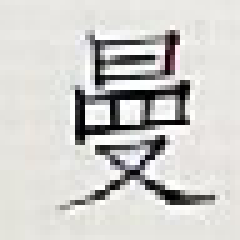
#> input picture HuaWenSun/1084.png, 48 x 48 px (shown 5 times larger)
$ python -i pretreat.py   (imports and definitions only)
#> lines starting #> are read from the running program, lines starting #| are printed output that depends on the picture; after the words box and inside, x2 and y2 are one past the last pixel; in counts of white or black regions, pixels touching at a corner belong together
#> further down, picture is the input picture: shape (48, 48, 3); mean B, G, R 204, 207, 208
import wordcut.config
import numpy as np
from PIL import Image
import cv2


def pretreat(img: Image.Image)->Image.Image:
    img = crop_image(img)
    img_data = np.array(img)
    img_data = np.mean(img_data, -1)  # 将rgb转为灰度图
    # 二值化
    img_data[img_data > 150] = 255

    img_data[img_data <= 100] = 0
    img = Image.fromarray(img_data)
    return img

'''
def crop_image(image):
    """Crop largest box from and return as pillow image.
    """
    image = image.resize((image.size[0] // 2, image.size[1] // 2))  # Shrink to make boarder clear
    image = np.asarray(image)
    # Generate edge image
    edge_img = cv2.GaussianBlur(image, (3,3), 0)
    edge_img = cv2.cvtColor(edge_img, cv2.COLOR_BGR2GRAY)
    edge_img = cv2.Canny(edge_img, 50, 150, apertureSize=3)
    # Find contour
    contours, _ = cv2.findContours(edge_img, cv2.RETR_EXTERNAL, cv2.CHAIN_APPROX_SIMPLE)
    contour = sorted(contours, key=cv2.contourArea)[-1]
    epsilon = 0.1*cv2.arcLength(contour, True)
    contour = cv2.approxPolyDP(contour, epsilon, True)

    def four_point_transform(image, pts):
        def order_points(pts):
            rect = np.zeros((4, 2), dtype = "float32")

            s = pts.sum(axis = 1)
            rect[0] = pts[np.argmin(s)]
            rect[2] = pts[np.argmax(s)]

            diff = np.diff(pts, axis = 1)
            rect[1] = pts[np.argmin(diff)]
            rect[3] = pts[np.argmax(diff)]

            return rect

        rect = order_points(pts)
        (tl, tr, br, bl) = rect

        widthA = np.sqrt(((br[0] - bl[0]) ** 2) + ((br[1] - bl[1]) ** 2))
        widthB = np.sqrt(((tr[0] - tl[0]) ** 2) + ((tr[1] - tl[1]) ** 2))
        maxWidth = max(int(widthA), int(widthB))

        heightA = np.sqrt(((tr[0] - br[0]) ** 2) + ((tr[1] - br[1]) ** 2))
        heightB = np.sqrt(((tl[0] - bl[0]) ** 2) + ((tl[1] - bl[1]) ** 2))
        maxHeight = max(int(heightA), int(heightB))

        dst = np.array([
            [0, 0],
            [maxWidth - 1, 0],
            [maxWidth - 1, maxHeight - 1],
            [0, maxHeight - 1]],
            dtype="float32")

        M = cv2.getPerspectiveTransform(rect, dst)
        warped = cv2.warpPerspective(image, M, (maxWidth, maxHeight))

        return warped

    paper = four_point_transform(image, contour.reshape(4, 2))
    return Image.fromarray(paper).resize(config.IMAGE_SIZE)
'''

def crop_image(image):
    """Crop document from image.

        Takes a PIL.image and return a PIL.image. Not resized.
    """
    def rectify(h):
        h = h.reshape((4,2))
        hnew = np.zeros((4,2),dtype = np.float32)

        add = h.sum(1)
        hnew[0] = h[np.argmin(add)]
        hnew[2] = h[np.argmax(add)]

        diff = np.diff(h,axis = 1)
        hnew[1] = h[np.argmin(diff)]
        hnew[3] = h[np.argmax(diff)]

        return hnew

    # resize image so it can be processed
    # choose optimal dimensions such that important content is not lost
    image = np.asarray(image)
    image = cv2.resize(image, (1500, 880))
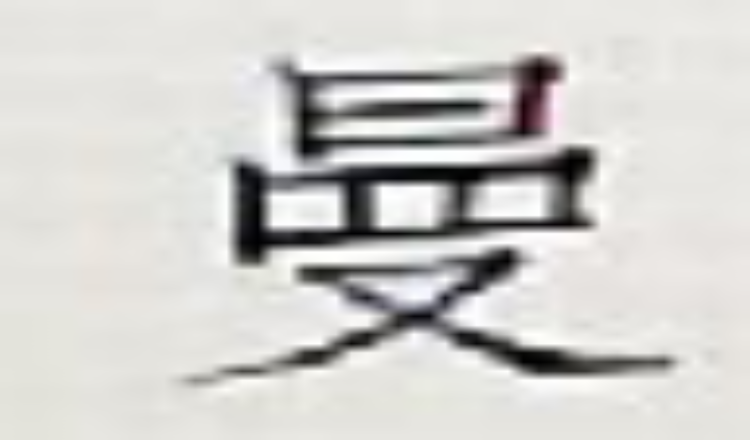
#> image: shape (880, 1500, 3) (shown at 1/2 size); mean B, G, R 203.9, 206.8, 207.9

    # creating copy of original image
    orig = image.copy()

    # convert to grayscale and blur to smooth
    gray = cv2.cvtColor(image, cv2.COLOR_BGR2GRAY)
    blurred = cv2.GaussianBlur(gray, (5, 5), 0)
    #blurred = cv2.medianBlur(gray, 5)

    # apply Canny Edge Detection
    edged = cv2.Canny(blurred, 0, 50)
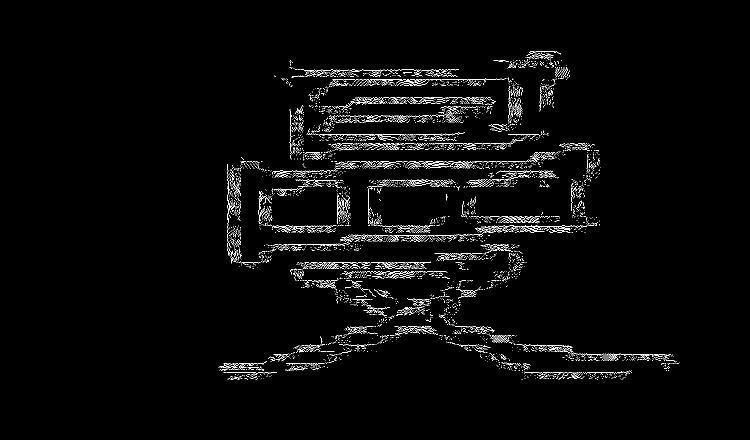
#> edged: shape (880, 1500) (shown at 1/2 size); 2.1% white in thin lines or dots, all inside (x1, y1, x2, y2) = (437, 102, 1359, 759)
    orig_edged = edged.copy()

    # find the contours in the edged image, keeping only the
    # largest ones, and initialize the screen contour
    (contours, _) = cv2.findContours(edged, cv2.RETR_LIST, cv2.CHAIN_APPROX_NONE)
#> contours = 5687 contours, all with area under 20
    contours = sorted(contours, key=cv2.contourArea, reverse=True)

    #x,y,w,h = cv2.boundingRect(contours[0])
    #cv2.rectangle(image,(x,y),(x+w,y+h),(0,0,255),0)

    # get approximate contour
    for c in contours:
        p = cv2.arcLength(c, True)
        approx = cv2.approxPolyDP(c, 0.02 * p, True)

        if len(approx) == 4:
            target = approx
            break
#> this loop made 10 passes
#> (p, target) on pass 10: (11.9, [[1034, 727], [1038, 731], [1038, 730], [1035, 727]])
#> p on passes 1 to 6: 65.01, 11.66, 18.49, 11.66, 56.77, 10.49

    # mapping target points to 800x800 quadrilateral
    approx = rectify(target)
#> in rectify, `h = h.reshape((4,2))`: h = [[1034, 727], [1038, 731], [1038, 730], [1035, 727]]
#> in rectify, `add = h.sum(1)`: add = [1761, 1769, 1768, 1762]
#> in rectify, `diff = np.diff(h,axis = 1)`: diff = [-307, -307, -308, -308]
#> approx = [[1034, 727], [1038, 730], [1038, 731], [1034, 727]]
    pts2 = np.float32([[0,0],[800,0],[800,800],[0,800]])

    M = cv2.getPerspectiveTransform(approx,pts2)
#> M = [[-0.756, -0.0254, 800], [2.34, -3.12, -151.6], [-0.000945, -3.18e-05, 1]]
    dst = cv2.warpPerspective(orig,M,(800,800))
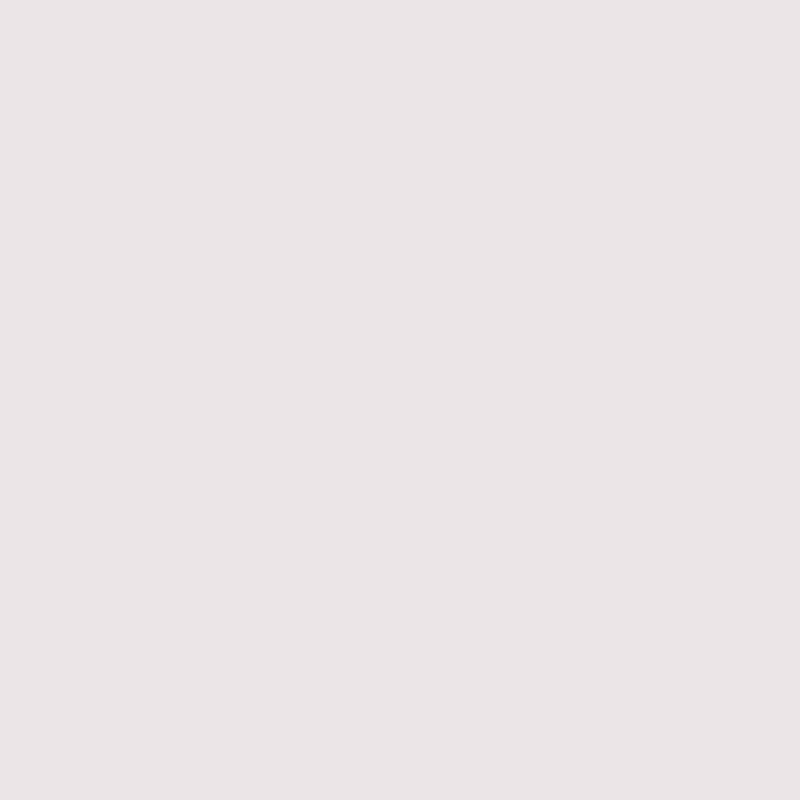
#> dst: shape (800, 800, 3); mean B, G, R 226, 230, 231

    cv2.drawContours(image, [target], -1, (0, 255, 0), 2)
#> image: shape (880, 1500, 3); under 0.01% of pixels changed, all inside (x1, y1, x2, y2) = (1033, 726, 1040, 733)
    dst = cv2.cvtColor(dst, cv2.COLOR_BGR2GRAY)
#> dst: shape (800, 800); every value is 230

#> (the run stopped early here; a loop or call above may not have finished)

$ run again, on HuaWenSun/1225.png
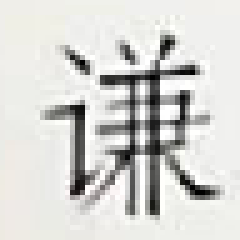
#> input picture HuaWenSun/1225.png, 48 x 48 px (shown 5 times larger)
#> picture is the input picture: shape (48, 48, 3); mean B, G, R 209.2, 212.4, 212.7
#> in crop_image, `image = cv2.resize(image, (1500, 880))`:
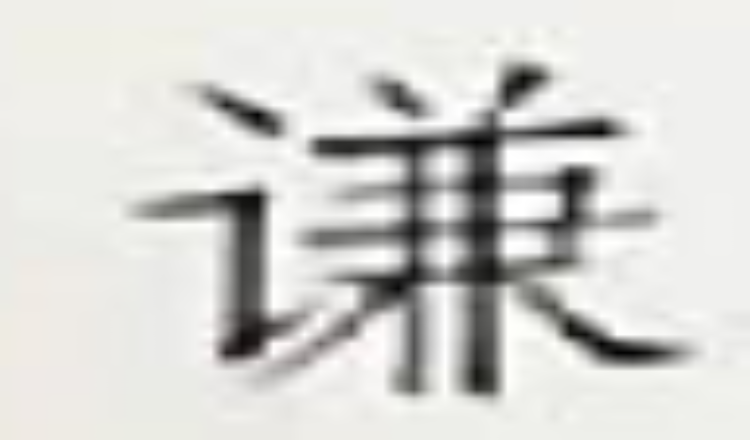
#> image: shape (880, 1500, 3) (shown at 1/2 size); mean B, G, R 209.1, 212.3, 212.6
#> in crop_image, `edged = cv2.Canny(blurred, 0, 50)`:
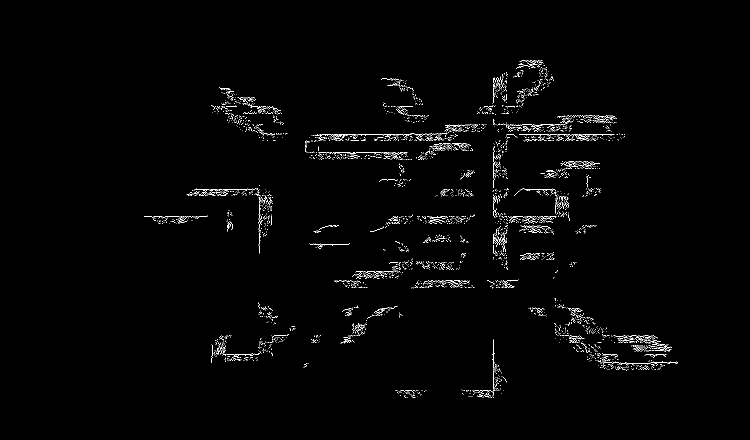
#> edged: shape (880, 1500) (shown at 1/2 size); 1.2% white in thin lines or dots, all inside (x1, y1, x2, y2) = (288, 120, 1356, 796)
#> contours = 3623 contours, all with area under 20
#> the loop in crop_image, `for c in contours:` made 5 passes
#> (p, target) on pass 5: (11.9, [[845, 532], [845, 533], [848, 536], [849, 536]])
#> h = [[845, 532], [845, 533], [848, 536], [849, 536]]
#> add = [1377, 1378, 1384, 1385]
#> diff = [-313, -312, -312, -313]
#> in crop_image, `approx = rectify(target)`: approx = [[845, 532], [845, 532], [849, 536], [845, 533]]
#> M = [[0.00105, -2.2e-13, -0.89], [-0.00033, 0.00138, -0.457], [-4.12e-07, 1.73e-06, -0.000571]]

$ run again, on HuaWenSun/1246.png
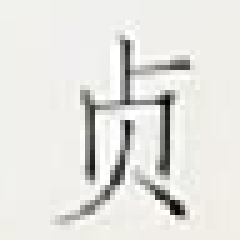
#> input picture HuaWenSun/1246.png, 48 x 48 px (shown 5 times larger)
#> picture is the input picture: shape (48, 48, 3); mean B, G, R 223.3, 227.4, 227.9
#> in crop_image, `edged = cv2.Canny(blurred, 0, 50)`:
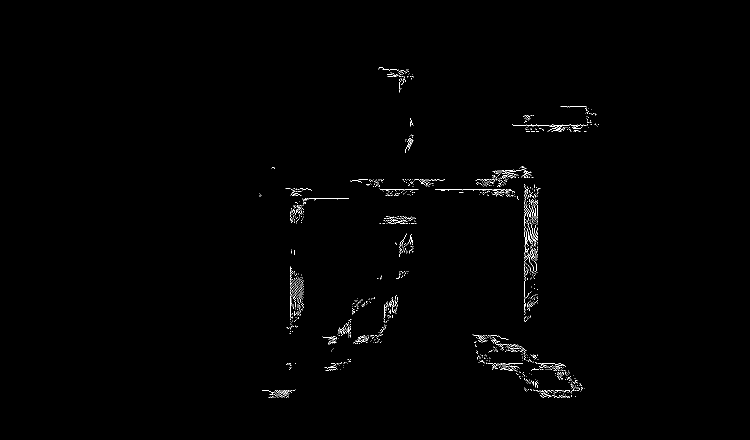
#> edged: shape (880, 1500) (shown at 1/2 size); 0.55% white in thin lines or dots, all inside (x1, y1, x2, y2) = (518, 134, 1198, 796)
#> contours = 1523 contours, all with area under 20
#> the loop in crop_image, `for c in contours:` made 6 passes
#> (p, target) on pass 6: (222.2, [[1024, 249], [1094, 250], [1125, 258], [1094, 250]])
#> h = [[1024, 249], [1094, 250], [1125, 258], [1094, 250]]
#> add = [1273, 1344, 1383, 1344]
#> diff = [-775, -844, -867, -844]
#> in crop_image, `approx = rectify(target)`: approx = [[1024, 249], [1125, 258], [1125, 258], [1024, 249]]
#> M = [[-0.000548, 0.00614, -0.969], [-0.000139, 0.00156, -0.246], [-3.94e-07, 4.42e-06, -0.000698]]
#> in crop_image, `dst = cv2.warpPerspective(orig,M,(800,800))`:
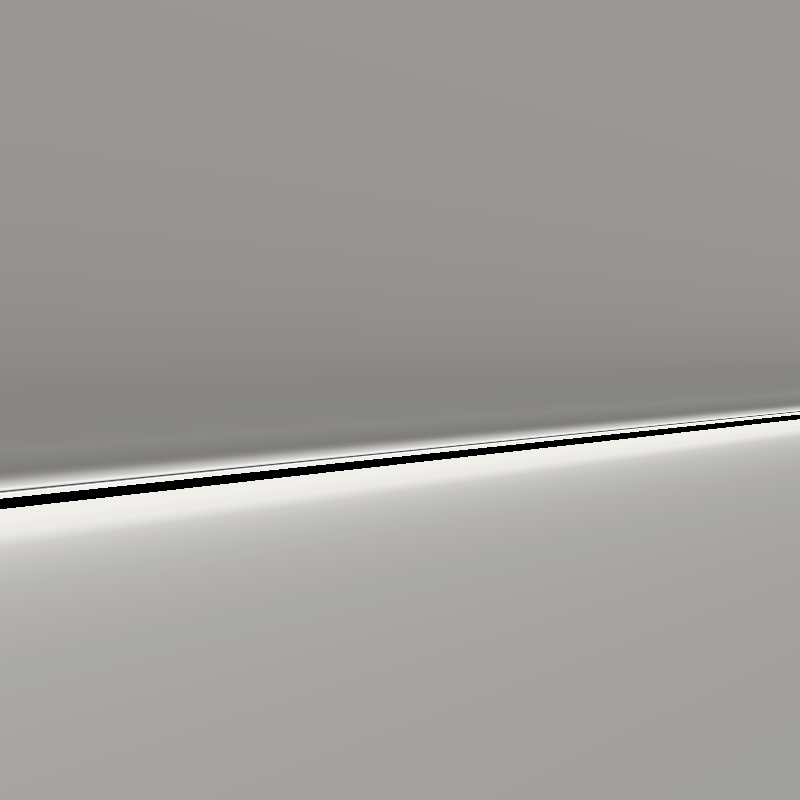
#> dst: shape (800, 800, 3); mean B, G, R 153.4, 157.4, 158.3
